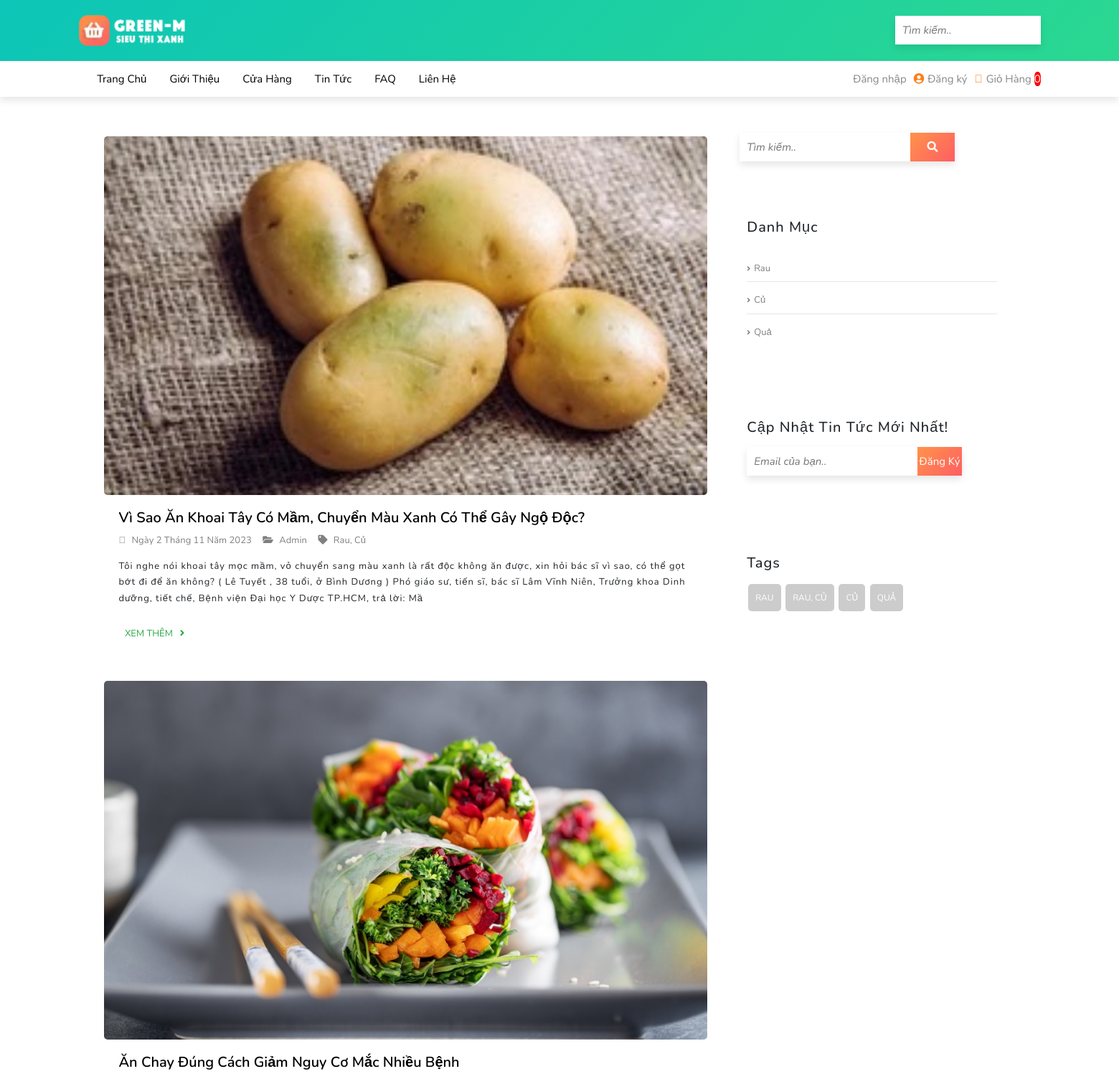
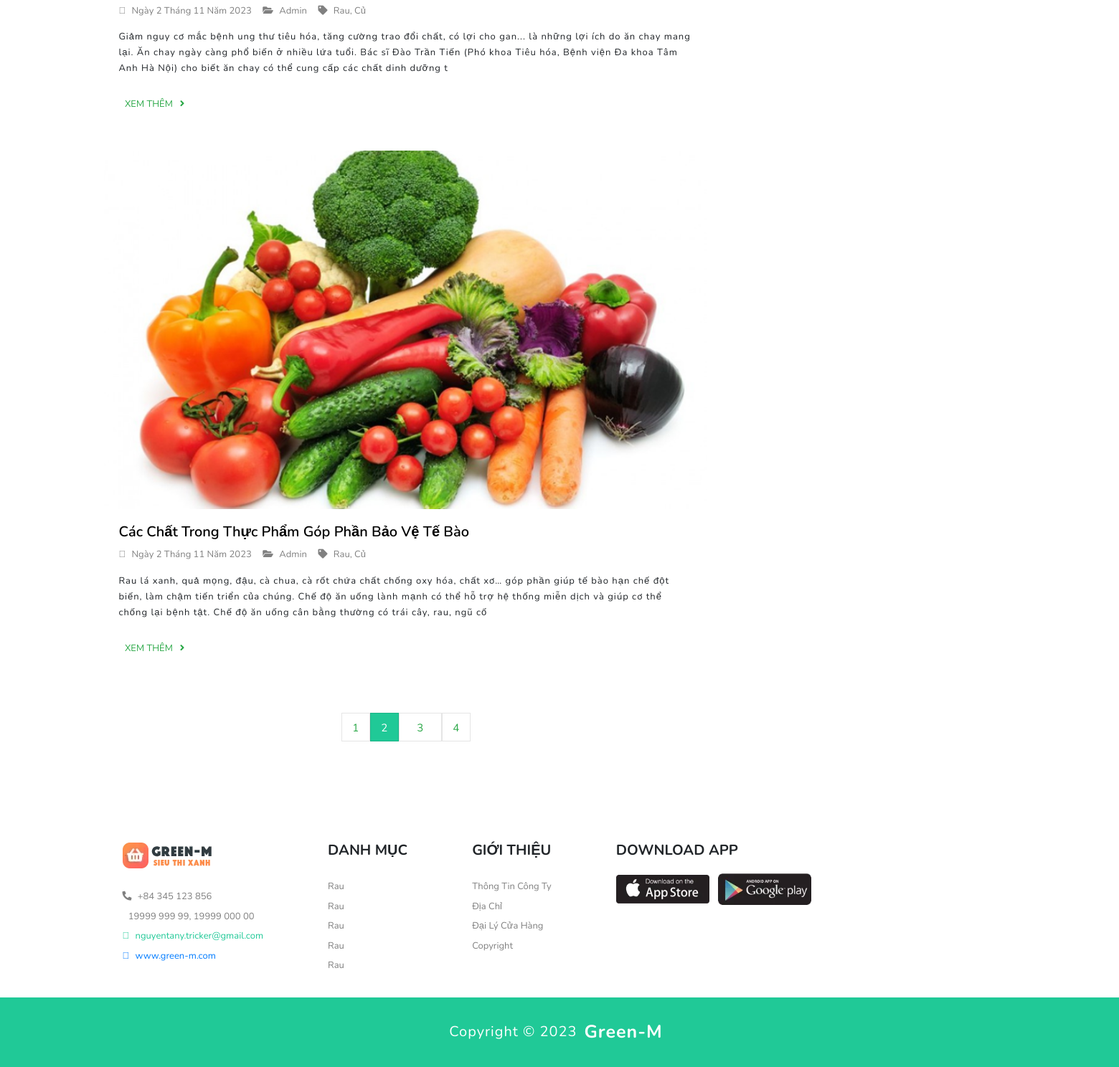
/public/index.php?act=blog&page=2&start=3, run on the app's committed database (2 pictures, top to bottom).
### tables this page shows
CREATE TABLE `new` (
  `new_id` int(123) NOT NULL,
  `new_title` varchar(100) NOT NULL,
  `news_content` varchar(299) NOT NULL,
  `news_img` varchar(100) NOT NULL,
  `reg_time` timestamp NOT NULL DEFAULT current_timestamp()
);

### public/model_dao/connect.php (called while the page is built, shortened)
<?php
    class dao_con {
        function conn_db() {
            $sqlServer = "mysql:host=localhost; dbname=green_m8683";
            $username = "root";
            $password = "";
            try {
                $conn = new PDO($sqlServer, $username, $password);
                $conn->setAttribute(PDO::ATTR_ERRMODE, PDO::ERRMODE_EXCEPTION);
            } catch(PDOException $e) {
                echo 'Ket noi database that bai do ' . $e->getMessage();
            }
            return $conn;
        }
        function conn_show_all($sql) {
            $conn = $this->conn_db();
            $sqlBindParam = array_slice(func_get_args(), 1);
            try {
                $stmt = $conn->prepare($sql);
                $stmt->execute($sqlBindParam);
                $ketqua = $stmt->fetchAll();
                return $ketqua;
            } catch (PDOException $e) {
                throw $e;
            } finally {
                unset($conn);
            }
        }
    }
?>

### public/model_dao/new.php (called while the page is built, shortened)
<?php
    include_once "connect.php";
    class new_lass extends dao_con {
        public function show_new() {
            $sql = "SELECT * FROM new ORDER BY new_id DESC";
            return $this->conn_show_all($sql);
        }
        public function show_phantrang($a) {
            $offset = intval($a);
            $sql = "SELECT * FROM new ORDER BY new_id DESC LIMIT $offset, 3";
            return $this->conn_show_all($sql);
        }
    }
?>

### public/view/blog.php (the view)
<section class="blog">
    <div class="box-container">
        <div class="b-left-col">
            <?php
            foreach ($show_page as $items) {
                extract($items);
                echo '
                        <div class="box">
                            <img src="view/images/news/' . $news_img . '" alt="">
                            <div class="content">
                                <h2>' . $new_title . '</h2>
                                <div class="icon">
                                    <a href="#"><i class="fal fa-calendar-week"></i> Ngày 2 tháng 11 năm 2023</a>
                                    <a href="#"><i class="fas fa-folder-open"></i> Admin</a>
                                    <a href="#"><i class="fas fa-tag"></i> Rau, củ</a>
                                </div>
                                <p>' . $news_content . '</p>
                                <a href="#" class="btn">Xem Thêm<i class="fas fa-angle-right"></i></a>
                            </div>
                        </div>
                    ';
            }
            ?>
            <div class="next-page">
                <?php
                $trang = 0;
                foreach ($phantrang as $items) {
                    $trang++;
                }
                $chiatrang = $trang / 3;
                $page = ceil($chiatrang);
                $start = 0;
                $show_offset = "";
                $current_page = $_GET['page'];
                for ($i = 1; $i <= $page; $i++) {
                    if ($i == $current_page) {
                        $show_offset .= '<a href="?act=blog&page=' . $i . '&start=' . $start . '" class="page loadkkk" id="active-page">' . $i . '</a>';
                    } else {
                        $show_offset .= '<a href="?act=blog&page=' . $i . '&start=' . $start . '" class="page loadkkk">' . $i . '</a>';
                    }
                    $start += 3;
                }
                echo $show_offset;
                ?>
            </div>
        </div>
        <div class="b-right-col">
            <div class="box">
                <form action="" class="search-box">
                    <input type="search" placeholder="Tìm kiếm.." id="b-search-box">
                    <label for="b-search-box" class="fas fa-search"></label>
                </form>
            </div>
            <div class="b-r-1">
                <div class="box">
                    <h2 class="title">Danh Mục</h2>
                    <div class="content">
                        <a href="#"><i class="fas fa-angle-right"></i>Rau</a>
                        <a href="#"><i class="fas fa-angle-right"></i>Củ</a>
                        <a href="#"><i class="fas fa-angle-right"></i>Quả</a>
                    </div>
                </div>
            </div>
            <div class="b-r-1 b-r-2">
                <div class="box">
                    <h2 class="title">Cập nhật tin tức mới nhất!</h2>
                    <form action="" class="search-box">
                        <input type="search" placeholder="Email của bạn.." id="b-search-box">
                        <label for="b-search-box">Đăng ký</label>
                    </form>
                </div>
            </div>
            <div class="b-r-1 b-r-2">
                <div class="box">
                    <h2 class="title">tags</h2>
                    <div class="tags">
                        <a href="#">Rau</a>
                        <a href="#">Rau, củ</a>
                        <a href="#">Củ</a>
                        <a href="#">Quả</a>
                    </div>
                </div>
            </div>
        </div>
    </div>
</section>

### public/view/css/style.css (style rules this page uses)
:root { --red: #dc3545; --orange: #fd7e14; --green: #28a745; --teal: #20c997; --info: #17a2b8; --blue: #007bff; --primary: #ff253a; }
* { margin: 0; padding: 0; box-sizing: border-box; outline: none; text-transform: capitalize; font-family: 'Nunito', sans-serif; text-decoration: none; border: none; transition: all .3s linear; }
html { font-size: 62.5%; overflow-x: hidden; scroll-behavior: smooth; scroll-padding-top: 6.5rem; }
body { background: #eff7fa; color: #888; }
section { padding: 3rem 9%; }
.box-container { display: grid; grid-template-columns: .8fr 2.5fr; gap: 1.5rem; }
.blog .box-container { display: grid; grid-template-columns: 2.5fr 1.2fr; gap: 2rem; }
.blog .box-container .b-left-col .box { background: #fff; padding: .5rem; border-radius: .5rem; margin: 2rem 0; }
.blog .box-container .b-left-col .box img { width: 100%; height: 50rem; object-fit: cover; border-radius: .5rem; }
.blog .box-container .b-left-col .box .content { padding: 2rem 2rem; }
.blog .box-container .b-left-col .box .content h2 { font-size: 2rem; color: #000; font-weight: 600; padding-bottom: .5rem; }
.blog .box-container .b-left-col .box .content .icon a { font-size: 1.3rem; margin-right: 1.3rem; color: #808080; }
.blog .box-container .b-left-col .box .content .icon a i { margin-right: .5rem; }
.blog .box-container .b-left-col .box .content p { padding: 1.5rem 0; font-size: 1.3rem; letter-spacing: .1rem; line-height: 1.7; text-transform: none; }
.blog .box-container .b-left-col .box .content .btn { font-size: 1.3rem; color: var(--green); text-transform: uppercase; }
.blog .box-container .b-left-col .box .content .btn i { margin-left: 1rem; }
.blog .box-container .b-left-col .next-page { padding: 3rem 0; display: flex; align-items: center; justify-content: center; }
.blog .box-container .b-left-col .next-page .page { width: 4rem; height: 4rem; line-height: 4rem; border: .1rem solid rgba(0, 0, 0, .1); text-align: center; font-size: 1.5rem; cursor: pointer; color: var(--green); background: #fff; }
.blog .box-container .b-left-col .next-page .page:nth-child(3) { width: 6rem; }
#active-page { color: #fff; background: var(--teal); }
.box-container .b-right-col .box { margin: 2rem; }
.box-container .b-right-col .box .search-box { display: flex; width: 30rem; height: 4rem; background: #fff; box-shadow: 0 .5rem 1rem rgba(0, 0, 0, .1); }
.box-container .b-right-col .box .search-box #b-search-box { width: 100%; height: 100%; padding: 1rem; font-size: 1.5rem; color: #333; font-style: italic; background: none; text-transform: none; border-radius: .5rem; }
.box-container .b-right-col .box .search-box label { width: 8rem; height: 100%; line-height: 4rem; text-align: center; background: linear-gradient(135deg, #ff934b 0%, #ff5e62 100%); color: #fff; font-size: 1.5rem; cursor: pointer; }
.box-container .b-right-col .b-r-1 { margin-top: 5rem; background: #fff; padding: 1rem; padding-bottom: 0; border-radius: .5rem; }
.box-container .b-right-col .b-r-1 .title { font-size: 2rem; letter-spacing: .1rem; }
.box-container .b-right-col .b-r-1 .content { padding: 1.5rem 0; }
.box-container .b-right-col .b-r-1 .content a { display: block; padding: .8rem 0; font-size: 1.3rem; color: #808080; border-bottom: .1rem solid rgba(0, 0, 0, .1); margin: .8rem 0; }
.box-container .b-right-col .b-r-1 .content a i { margin-right: .5rem; font-size: 1rem; }
.box-container .b-right-col .b-r-1 .content a:last-child { border: none; }
.box-container .b-right-col .b-r-2, .box-container .b-right-col .b-r-2 .title { padding-bottom: 1rem; }
.box-container .b-right-col .b-r-2 .box .tags a { display: inline-block; text-transform: uppercase; padding: 1rem; font-size: 1.2rem; color: #fff; border-radius: .5rem; margin: .2rem; background: #ccc; }
.btn { cursor: pointer; }

### data on the page
new: news_img (picture), new_title "Vì Sao Ăn Khoai Tây Có Mầm, Chuyển Màu Xanh Có Thể Gây Ngộ Độc?", news_content "Tôi nghe nói khoai tây mọc mầm, vỏ chuyển sang màu xanh là rất độc không ăn được, xin hỏi bác sĩ vì sao, có thể gọt bớt đi để ăn không? ( Lê Tuyết , 38 tuổi, ở Bình Dương ) Phó giáo sư, tiến sĩ, bác sĩ Lâm Vĩnh Niên, Trưởng khoa Dinh dưỡng, tiết chế, Bệnh viện Đại học Y Dược TP.HCM, trả lời: Mầ"
new: news_img (picture), new_title "Ăn Chay Đúng Cách Giảm Nguy Cơ Mắc Nhiều Bệnh", news_content "Giảm nguy cơ mắc bệnh ung thư tiêu hóa, tăng cường trao đổi chất, có lợi cho gan... là những lợi ích do ăn chay mang lại. Ăn chay ngày càng phổ biến ở nhiều lứa tuổi. Bác sĩ Đào Trần Tiến (Phó khoa Tiêu hóa, Bệnh viện Đa khoa Tâm Anh Hà Nội) cho biết ăn chay có thể cung cấp các chất dinh dưỡng t"
new: news_img (picture), new_title "Các Chất Trong Thực Phẩm Góp Phần Bảo Vệ Tế Bào", news_content "Rau lá xanh, quả mọng, đậu, cà chua, cà rốt chứa chất chống oxy hóa, chất xơ… góp phần giúp tế bào hạn chế đột biến, làm chậm tiến triển của chúng. Chế độ ăn uống lành mạnh có thể hỗ trợ hệ thống miễn dịch và giúp cơ thể chống lại bệnh tật. Chế độ ăn uống cân bằng thường có trái cây, rau, ngũ cố"
